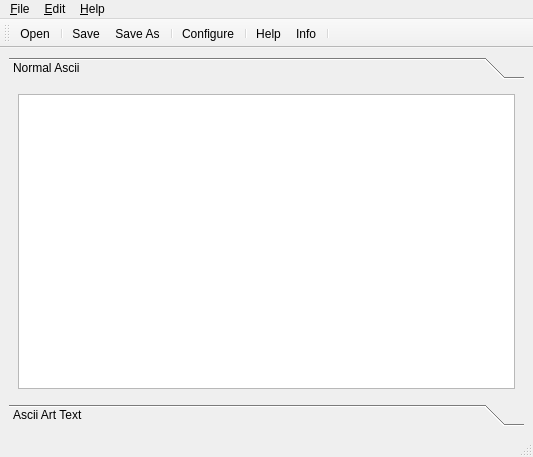
<ui version="4.0" >
 <class>MainWindow</class>
 <widget class="QMainWindow" name="MainWindow" >
  <property name="geometry" >
   <rect>
    <x>0</x>
    <y>0</y>
    <width>533</width>
    <height>457</height>
   </rect>
  </property>
  <property name="windowTitle" >
   <string>Ascii Design 0.1</string>
  </property>
  <property name="windowIcon" >
   <iconset resource="../res.qrc" >
    <normaloff>:/Toolbar/pics/ascii-design.png</normaloff>:/Toolbar/pics/ascii-design.png</iconset>
  </property>
  <widget class="QWidget" name="centralwidget" >
   <layout class="QHBoxLayout" name="horizontalLayout_3" >
    <item>
     <widget class="QToolBox" name="toolBox" >
      <property name="currentIndex" >
       <number>0</number>
      </property>
      <widget class="QWidget" name="page" >
       <property name="geometry" >
        <rect>
         <x>0</x>
         <y>0</y>
         <width>515</width>
         <height>300</height>
        </rect>
       </property>
       <attribute name="label" >
        <string>Normal Ascii</string>
       </attribute>
       <layout class="QHBoxLayout" name="horizontalLayout_2" >
        <item>
         <widget class="QTextEdit" name="textEditNormal" />
        </item>
       </layout>
      </widget>
      <widget class="QWidget" name="page_2" >
       <property name="geometry" >
        <rect>
         <x>0</x>
         <y>0</y>
         <width>94</width>
         <height>68</height>
        </rect>
       </property>
       <attribute name="label" >
        <string>Ascii Art Text</string>
       </attribute>
       <layout class="QHBoxLayout" name="horizontalLayout" >
        <item>
         <widget class="QTextEdit" name="textEditFiglet" />
        </item>
       </layout>
      </widget>
     </widget>
    </item>
   </layout>
  </widget>
  <widget class="QMenuBar" name="menubar" >
   <property name="geometry" >
    <rect>
     <x>0</x>
     <y>0</y>
     <width>533</width>
     <height>26</height>
    </rect>
   </property>
   <widget class="QMenu" name="menu_File" >
    <property name="title" >
     <string>&amp;File</string>
    </property>
    <addaction name="actionOpenFile" />
    <addaction name="separator" />
    <addaction name="actionSave" />
    <addaction name="actionSaveAs" />
    <addaction name="separator" />
    <addaction name="actionClose" />
   </widget>
   <widget class="QMenu" name="menuEdit" >
    <property name="title" >
     <string>&amp;Edit</string>
    </property>
    <addaction name="actionConfigure" />
   </widget>
   <widget class="QMenu" name="menu_Help" >
    <property name="title" >
     <string>&amp;Help</string>
    </property>
    <addaction name="actionHelp" />
    <addaction name="actionInfo" />
   </widget>
   <addaction name="menu_File" />
   <addaction name="menuEdit" />
   <addaction name="menu_Help" />
  </widget>
  <widget class="QStatusBar" name="statusbar" />
  <widget class="QToolBar" name="toolBar" >
   <property name="windowTitle" >
    <string>toolBar</string>
   </property>
   <attribute name="toolBarArea" >
    <enum>TopToolBarArea</enum>
   </attribute>
   <attribute name="toolBarBreak" >
    <bool>false</bool>
   </attribute>
   <addaction name="actionOpenFile" />
   <addaction name="separator" />
   <addaction name="actionSave" />
   <addaction name="actionSaveAs" />
   <addaction name="separator" />
   <addaction name="actionConfigure" />
   <addaction name="separator" />
   <addaction name="actionHelp" />
   <addaction name="actionInfo" />
   <addaction name="separator" />
  </widget>
  <action name="actionOpenFile" >
   <property name="icon" >
    <iconset resource="../res.qrc" >
     <normaloff>:/Toolbar/pics/fileopen.png</normaloff>:/Toolbar/pics/fileopen.png</iconset>
   </property>
   <property name="text" >
    <string>Open</string>
   </property>
   <property name="statusTip" >
    <string>Open a text file...</string>
   </property>
  </action>
  <action name="actionSave" >
   <property name="icon" >
    <iconset resource="../res.qrc" >
     <normaloff>:/Toolbar/pics/filesave.png</normaloff>:/Toolbar/pics/filesave.png</iconset>
   </property>
   <property name="text" >
    <string>Save</string>
   </property>
   <property name="statusTip" >
    <string>Save current ascii art...</string>
   </property>
  </action>
  <action name="actionSaveAs" >
   <property name="icon" >
    <iconset resource="../res.qrc" >
     <normaloff>:/Toolbar/pics/filesaveas.png</normaloff>:/Toolbar/pics/filesaveas.png</iconset>
   </property>
   <property name="text" >
    <string>Save As</string>
   </property>
   <property name="statusTip" >
    <string>Save as...</string>
   </property>
  </action>
  <action name="actionConfigure" >
   <property name="icon" >
    <iconset resource="../res.qrc" >
     <normaloff>:/Toolbar/pics/configure.png</normaloff>:/Toolbar/pics/configure.png</iconset>
   </property>
   <property name="text" >
    <string>Configure</string>
   </property>
   <property name="statusTip" >
    <string>Show options dialog...</string>
   </property>
  </action>
  <action name="actionHelp" >
   <property name="icon" >
    <iconset resource="../res.qrc" >
     <normaloff>:/Toolbar/pics/help.png</normaloff>:/Toolbar/pics/help.png</iconset>
   </property>
   <property name="text" >
    <string>Help</string>
   </property>
   <property name="statusTip" >
    <string>Show Help</string>
   </property>
  </action>
  <action name="actionInfo" >
   <property name="icon" >
    <iconset resource="../res.qrc" >
     <normaloff>:/Toolbar/pics/info.png</normaloff>:/Toolbar/pics/info.png</iconset>
   </property>
   <property name="text" >
    <string>Info</string>
   </property>
   <property name="statusTip" >
    <string>Show Info...</string>
   </property>
  </action>
  <action name="actionClose" >
   <property name="text" >
    <string>Close</string>
   </property>
  </action>
 </widget>
 <resources>
  <include location="../res.qrc" />
 </resources>
 <connections/>
</ui>
